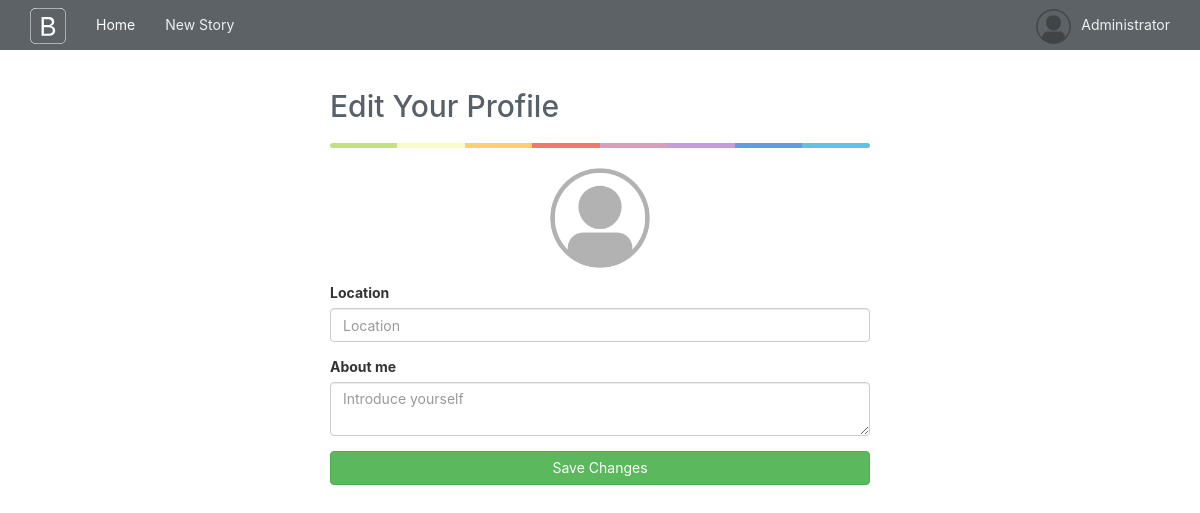
Before: /editProfile (signed in) with the older database file.
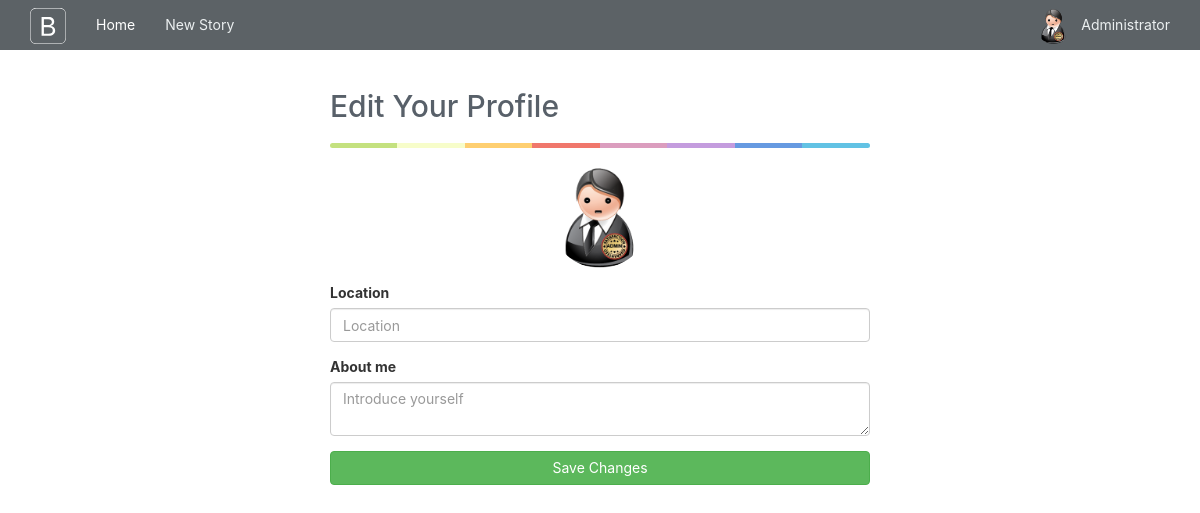
After: the same page with the newer database file.
### app/models.py (models this page shows, shortened)
class User(UserMixin, db.Model):
    __tablename__="users"
    id = db.Column(db.Integer, primary_key=True)
    email = db.Column(db.String(64), unique=True, index=True)
    username = db.Column(db.String(64),unique=True, index=True)
    location = db.Column(db.String(64))
    about_me = db.Column(db.Text())
    member_since = db.Column(db.DateTime(),default=datetime.utcnow)
    last_seen = db.Column(db.DateTime(),default=datetime.utcnow)
    password_hash = db.Column(db.String(128))
    confirmed= db.Column(db.Boolean, default=False)
    image_filename = db.Column(db.String, default="user/default.png", nullable=True)
    image_url = db.Column(db.String, nullable=True)
    role_id = db.Column(db.Integer, db.ForeignKey("roles.id"))
    posts = db.relationship("Post", backref="author", lazy="dynamic")
    comments = db.relationship("Comment", backref="author", lazy="dynamic")
    followed = db.relationship('Follow',
                               foreign_keys=[Follow.follower_id],
                               backref=db.backref('follower', lazy='joined'),
                               lazy='dynamic',
                               cascade='all, delete-orphan')
    followers = db.relationship('Follow',
                                foreign_keys=[Follow.followed_id],
                                backref=db.backref('followed', lazy='joined'),
                                lazy='dynamic',
                                cascade='all, delete-orphan')
    @property
    def password(self):
        raise AttributeError("Password is not a readable attribute")
    def ping(self):
        self.last_seen = datetime.utcnow()
        db.session.add(self)
    def can(self, permissions):
        return self.role is not None and (self.role.permissions & permissions) == permissions

### app/main/views.py (the view, shortened to what this page needs)
@main.route("/editProfile",methods=["GET","POST"])
@login_required
def edit_user():
    form = EditProfileForm()
    form.location.data=current_user.location
    form.about_me.data=current_user.about_me
    return render_template("editProfile.html", form=form, image_url=current_user.image_url)

### app/main/forms.py
class EditProfileForm(FlaskForm):
    photo = FileField(validators=[FileAllowed(photos,"Only image supported")])
    location = StringField("Location",render_kw = {"placeholder": "Location"})
    about_me = TextAreaField("About me",render_kw = {"placeholder": "Introduce yourself"})
    submit = SubmitField("Save Changes")

### app/auth/views.py (called while the page is built)
@auth.before_app_request
def before_request():
    if current_user.is_authenticated:
        current_user.ping()
        if not current_user.confirmed \
            and request.endpoint \
            and request.endpoint[:5] != 'auth.' \
            and request.endpoint != 'static':
            return redirect(url_for('auth.unconfirmed'))

### app/main/__init__.py (called while the page is built)
@main.app_context_processor
def inject_permissions():
    return dict(Permission=Permission)

### app/models.py (called while the page is built)
@login_manager.user_loader
def load_user(user_id):
    return User.query.get(int(user_id))

### app/templates/editProfile.html (shortened to what this page needs)
{% extends "base.html" %}
{% import "bootstrap/wtf.html" as wtf %}
{% block page_content %}
<div class="col-xs-12 col-sm-8 col-md-6 col-sm-offset-2 col-md-offset-3">
    <form class="form" method="POST" enctype="multipart/form-data">
        <h2>Edit Your Profile</h2>
        <hr class="colorgraph">
        {% for field in form %}
            {% if not bootstrap_is_hidden_field(field) %}
                {% if field.type=="SubmitField" %}
                    {{ wtf.form_field(form.submit,class="btn btn-success btn-block") }}
                {% elif field.type=="FileField" %}
                    <div class="form-group " style="height: 100px">
                      <div class="profile-box" align="center">
                          <img id="userImage" class="image" src="{{image_url }}" >
                      </div>
                  </div>
                {% else %}
                    {{ wtf.form_field(field) }}
                {% endif %}
            {% endif %}
        {% endfor %}
    </form>
</div>
{% endblock %}

### app/templates/base.html (shortened to what this page needs)
{% extends "bootstrap/base.html" %}
{% block styles %}
    {{super()}}
    <link rel="stylesheet" href="{{url_for('static', filename='css/custom.css')}}">
    <link rel="stylesheet" href="{{url_for('static', filename='css/font-awesome.min.css')}}">
{% endblock %}
{% block head %}
    {{ super() }}
{% endblock %}
{% block navbar %}
<div class="navbar navbar-default navbar-fixed-top" role="navigation">
    <div class="container">
        <div class="navbar-header">
            <a class="navbar-brand" href="/">
            </a>
        </div>
        <div class="navbar-collapse collapse">
            <ul class="nav navbar-nav">
                <li class="active">
                    <a href="/">Home</a>
                </li>
                <li >
                    <a href="{{url_for('main.create_post')}}">New Story</a>
                </li>
            </ul>
            <ul class="nav navbar-nav navbar-right">
                {% if current_user.is_authenticated %}
                <li class="dropdown">
                    <a href="#" class="dropdown-toggle" data-toggle="dropdown">
                        <img  src="{{current_user.image_url }}" style="float: left;height: 35px;width: 35px;border-radius:50%;margin-right: 10px;margin-top: -6px;" >
                        <span>{{current_user.username}}</span>
                    </a>
                </li>
                {% else %}
                    <li> <a href = "{{url_for('auth.login')}}"><i class="fa fa-sign-in" aria-hidden="true"></i> Sign in</a> </li>
                    <li> <a href = "{{url_for('auth.register')}}"><i class="fa fa-user-plus" aria-hidden="true"></i> Sign up</a> </li>
                {% endif %}
            </ul>
        </div>
    </div>
</div>
{% endblock %}
{% block content %}
    <div class="container">
        {% block page_content %}{% endblock %}
    </div>
{% endblock %}

Changed rows visible on the page:
changed User "Administrator": image_url: picture added in place of a placeholder
